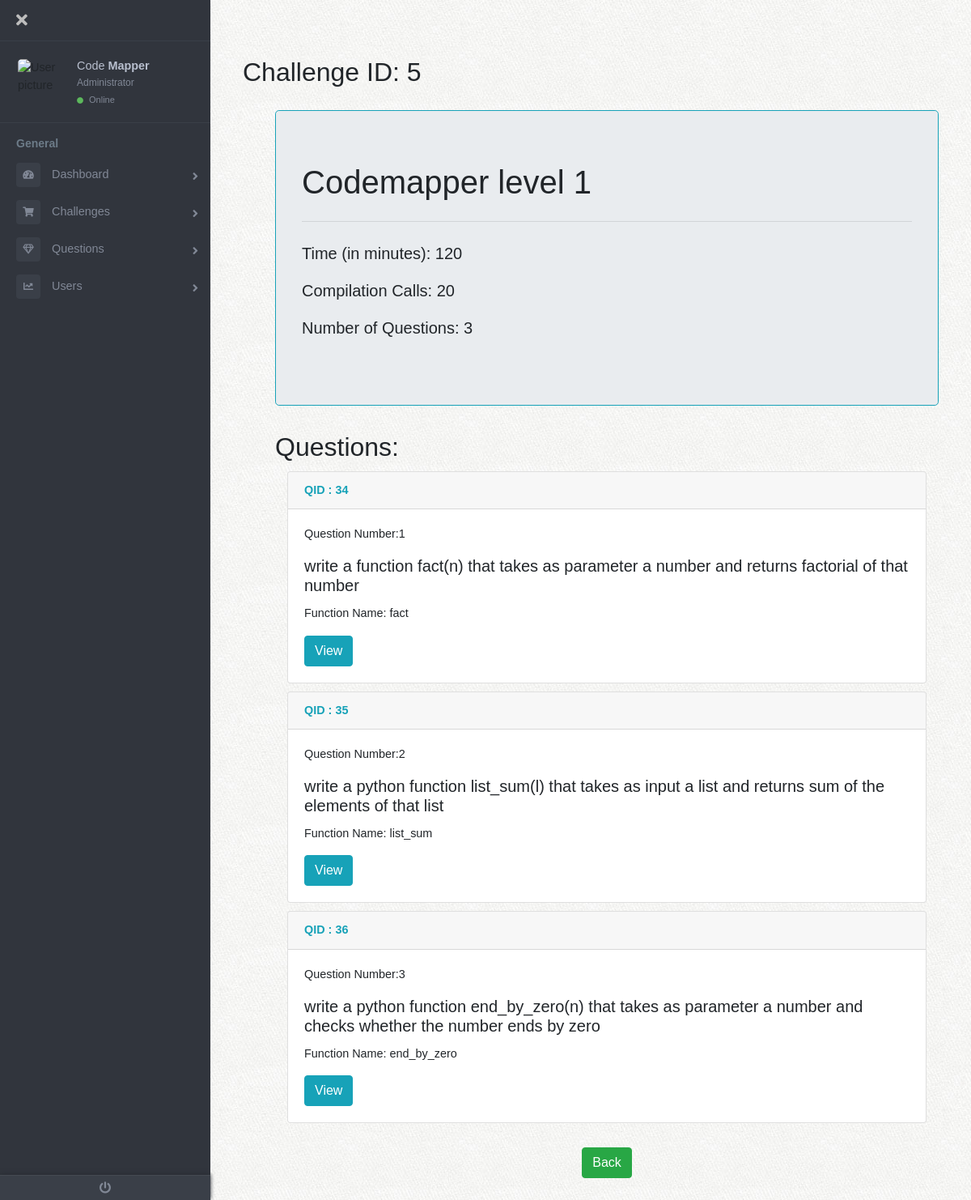
/admin/view_challenge.php?challenge_id=5, run on the app's committed database.
### tables this page shows
CREATE TABLE `challenges` (
  `challenge_id` int(11) NOT NULL,
  `title` text,
  `time_in_seconds` int(11) DEFAULT NULL,
  `compilation_calls` int(11) DEFAULT NULL
);

CREATE TABLE `challenge_questions_mapping` (
  `challenge_id` int(11) NOT NULL,
  `qid` int(10) NOT NULL,
  `qno` int(11) DEFAULT NULL
);

CREATE TABLE `questions` (
  `qid` int(10) NOT NULL,
  `question` text NOT NULL,
  `initial_code` text NOT NULL,
  `function_name` text NOT NULL
);

### admin/view_challenge.php (the view, shortened to what this page needs)
<?php include '../BackendFunctions/db_conn.php';
include 'header.php';
$sql = "select * from challenges where challenge_id = ".$_GET['challenge_id'].";";
$result = mysqli_fetch_assoc(mysqli_query($conn, $sql));
$sql = "select count(*) from challenge_questions_mapping where challenge_id = ".$result['challenge_id'].";";
$num_questions = mysqli_fetch_assoc(mysqli_query($conn, $sql));
?>
<div class="content">
    <main class="page-content">
        <h2>Challenge ID: <?php echo $result['challenge_id']; ?></h2>
        <div class="container">
            <div class="jumbotron border border-info">
                <h1 class="display-5"><?php echo $result['title'];?></h1>
                <hr class="my-4">
                <p class="lead">Time (in minutes): <?php echo ((int)$result['time_in_seconds'])/60;?></p>
                <p class="lead">Compilation Calls: <?php echo $result['compilation_calls'];?></p>
                <p class="lead">Number of Questions: <?php echo $num_questions['count(*)'];?></p>
            </div>
            <h2>Questions:</h2>
                <?php
                    $sql = "select * from questions inner join challenge_questions_mapping where challenge_questions_mapping.qid = questions.qid and challenge_id = ".$result['challenge_id'].";";
                    $result = mysqli_query($conn, $sql);
                    $resultCheck = mysqli_num_rows($result);
                    if($resultCheck > 0){
                        while($row = mysqli_fetch_assoc($result)){
                ?>
                <div class="container" style="margin:10px 0px;">
                    <div class="row">
                        <div class="col">
                                <div class="card" style="width:100%;">
                                    <div class="card-header">
                                        <span class="text text-info"><b>QID : <?php echo $row['qid']; ?></b></span>
                                    </div>
                                    <div class="card-body">
                                        <p class="card-text">Question Number:<?php echo $row['qno'];?></p>
                                        <h5 class="card-title"><?php echo $row['question']?></h5>
                                        <p class="card-text">Function Name: <?php echo $row['function_name']?></p>
                                            <button type="button" class="btn btn-info ques-info" data-toggle="modal" data-qid="<?php echo $row['qid'];?>" data-target="#viewQuestionModal" style="float:left;">
                                                View
                                            </button>
                                    </div>
                                </div>
                        </div>
                    </div>
                </div>
                <?php
                        }
                    }
                    else{
                        echo '<div class="alert alert-dark" role="alert">
                        No questions added!
                        </div>';
                    }
                ?>
                </div>
                <center><a href="manage_challenges.php" name="back" class="btn btn-success" style="margin-bottom:20px;" >Back</a></center>
                </div>
        </div>
  </body>
</html>

### resources/css/custom.css (style rules this page uses)
body { font-family: 'proxima-nova', 'Raleway', Helvetica, sans-serif; font-size: 16px; background: url('../img/tile.jpg') top left repeat; margin-top: 50px; }
body { font-size: 0.9rem; }
.page-wrapper .sidebar-wrapper, .sidebar-wrapper .sidebar-brand > a, .sidebar-wrapper .sidebar-dropdown > a:after, .sidebar-wrapper .sidebar-menu .sidebar-dropdown .sidebar-submenu li a:before, .sidebar-wrapper ul li a i, .page-wrapper .page-content, .sidebar-wrapper .sidebar-search input.search-menu, .sidebar-wrapper .sidebar-search .input-group-text, .sidebar-wrapper .sidebar-menu ul li a, #show-sidebar, #close-sidebar { -webkit-transition: all 0.3s ease; -moz-transition: all 0.3s ease; -ms-transition: all 0.3s ease; -o-transition: all 0.3s ease; transition: all 0.3s ease; }
@media screen and (min-width: 768px) { .page-wrapper.toggled .page-content { padding-left: 300px; } }
.page-wrapper .page-content { display: inline-block; width: 100%; padding-left: 0px; padding-top: 20px; }
.page-wrapper .page-content > div { padding: 20px 40px; }
.page-wrapper .page-content { overflow-x: hidden; }

### data on the page
challenges: challenge_id "5", title "Codemapper level 1", ((int)$result['time_in_seconds'])/60 "120", compilation_calls "20"
challenge_questions_mapping: qid "34", qno "1", qid.question "write a function fact(n) that takes as parameter a number and returns factorial of that number", qid.function_name "fact"
challenge_questions_mapping: qid "35", qno "2", qid.question "write a python function list_sum(l) that takes as input a list and returns sum of the elements of that list", qid.function_name "list_sum"
challenge_questions_mapping: qid "36", qno "3", qid.question "write a python function end_by_zero(n) that takes as parameter a number and checks whether the number ends by zero", qid.function_name "end_by_zero"

### other printed values
$num_questions['count(*)'] "3"
